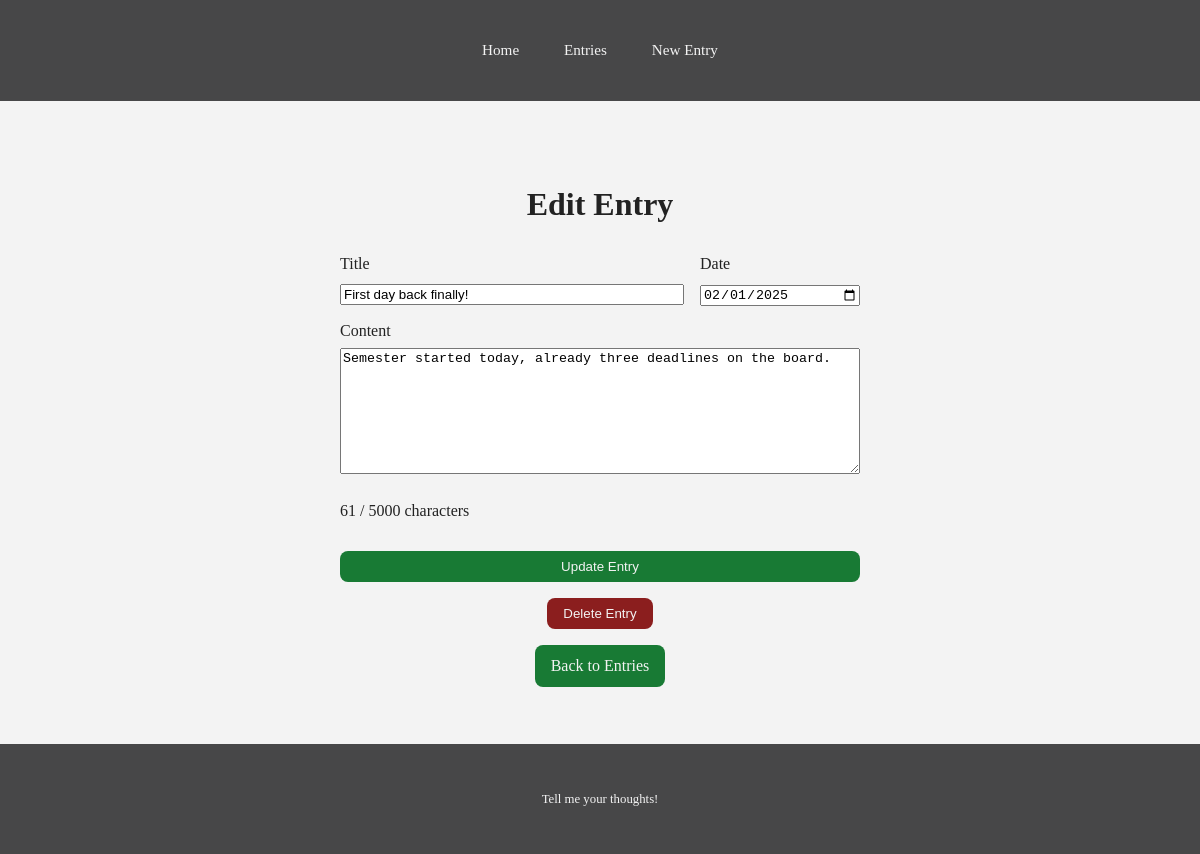
/entries/1, run on an earlier commit of the app's database.
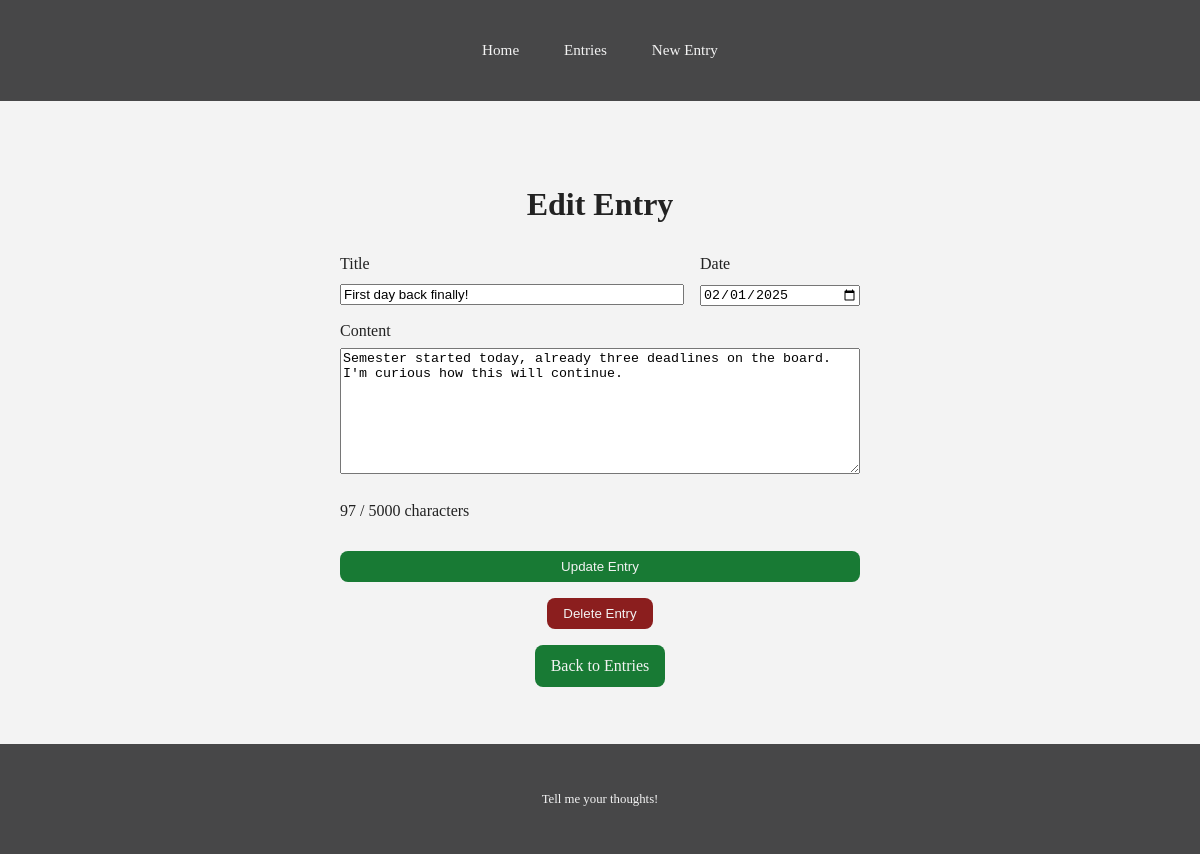
And on a later commit of the database.
### app/journal/models.py (models this page shows)
class Entry(db.Model, CRUDMixin):
    id = db.Column(db.Integer, primary_key=True)
    date = db.Column(db.Date)
    title = db.Column(db.String(80))
    content = db.Column(db.Text(5000))

### app/journal/routes.py (the view)
@blueprint.get("/entries/<int:entry_id>")
def entry(entry_id):
    found = get_entry_or_404(entry_id)
    return render_template("entry.html", entry=found)

### app/journal/routes.py (called while the page is built)
def get_entry_or_404(entry_id):
    found = db.session.get(Entry, entry_id)
    if found is None:
        abort(404)
    return found

### app/templates/entry.html (shortened to what this page needs)
<!DOCTYPE html>
<html lang="en">
<head>
  <link rel="stylesheet" href="/assets/style.css">
</head>
<body>
  <header>
    <div class="container">
      <nav>
        <a href="/">Home</a>
        <a href="/entries">Entries</a>
        <a href="/new">New Entry</a>
      </nav>
    </div>
  </header>
  <main>
    <div class="container">
      <h1>Edit Entry</h1>
      <form class="entry-form" action="{{ url_for('journal.update_entry', entry_id=entry.id) }}" method="post">
        <div class="form-group">
          <label for="title">Title</label>
          <input type="text" id="title" name="title" value="{{ entry.title }}" required>
        </div>
        <div class="form-group">
          <label for="date">Date</label>
          <input type="date" id="date" name="date" value="{{ entry.date.isoformat() if entry.date else '' }}" required>
        </div>
        <div class="form-group">
          <label for="content">Content</label>
          <textarea id="content" name="content" rows="8" maxlength="5000" required>{{ entry.content }}</textarea>
          <p id="content-counter" class="form-note">0 / 5000 characters</p>
        </div>
        <button type="submit" class="btn">Update Entry</button>
      </form>
      <form action="{{ url_for('journal.delete_entry', entry_id=entry.id) }}" method="post" style="margin-top: 1rem;">
        <button type="submit" class="btn" style="background-color: #8b1e1e;">Delete Entry</button>
      </form>
      <a href="/entries" class="btn" style="margin-top: 1rem; display: inline-block;">Back to Entries</a>
    </div>
  </main>
  <footer>
    <div class="container">
      <p>Tell me your thoughts!</p>
    </div>
  </footer>
</body>
</html>

What changed in the data, as far as the page shows it:
changed Entry "First day back finally!": content "Semester started today, already three deadlines on the board." → "Semester started today, already three deadlines on the board. I'm curious how this will continue."
Also different on the page:
text written by a page script: "61 / 5000 characters" → "97 / 5000 characters"
